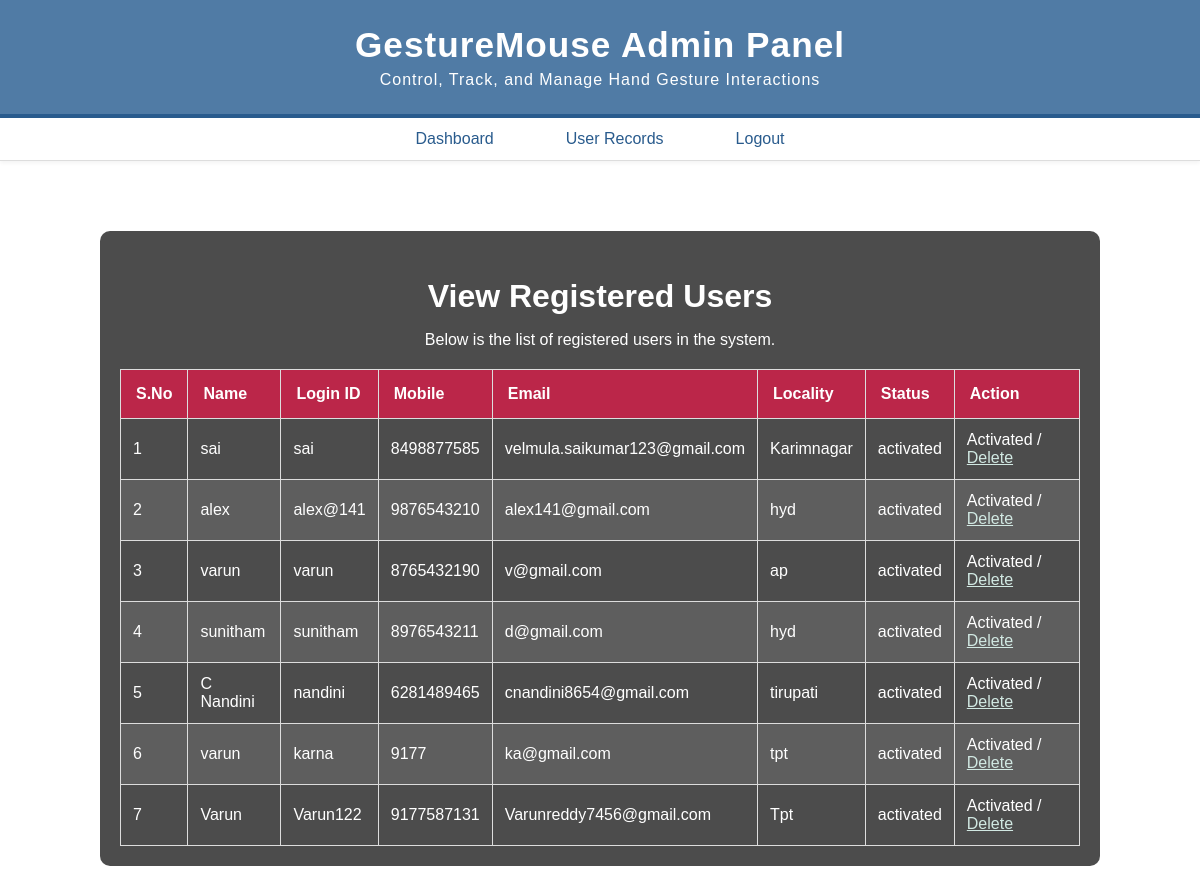
The page /userDetails on the database its author committed.
### users/models.py (models this page shows, shortened)
class UserRegistrationModel(models.Model):
    name = models.CharField(max_length=100)
    loginid = models.CharField(unique=True, max_length=100)
    password = models.CharField(max_length=100)
    mobile = models.CharField(unique=True, max_length=10)  # Adjusted max_length to 10 for mobile numbers
    email = models.EmailField(unique=True, max_length=100)  # Use EmailField for better validation
    locality = models.CharField(max_length=100)
    address = models.TextField(max_length=1000)  # Use TextField for longer addresses
    city = models.CharField(max_length=100)
    state = models.CharField(max_length=100)
    status = models.CharField(max_length=100, default='waiting')
    class Meta:
        db_table = 'user_registrations'

### admins/views.py (the view)
# urls.py: path('userDetails', admins.RegisterUsersView, name='RegisterUsersView'),
def RegisterUsersView(request):
    data = UserRegistrationModel.objects.all()
    return render(request, 'admins/viewregisterusers.html', context={'data': data})

### templates/admins/viewregisterusers.html (shortened to what this page needs)
{% extends 'admins/adminbase.html' %}
{% load static %}
{% block contents %}
<section class="content">
    <div class="container">
        <div class="we-do-details">
            <div class="section-header">
                <h2>View Registered Users</h2>
                <p>Below is the list of registered users in the system.</p>
            </div>
            <table class="table table-bordered">
                <thead>
                    <tr>
                        <th>S.No</th>
                        <th>Name</th>
                        <th>Login ID</th>
                        <th>Mobile</th>
                        <th>Email</th>
                        <th>Locality</th>
                        <th>Status</th>
                        <th>Action</th>
                    </tr>
                </thead>
                <tbody>
                    {% for i in data %}
                    <tr>
                        <td>{{ forloop.counter }}</td>
                        <td>{{ i.name }}</td>
                        <td>{{ i.loginid }}</td>
                        <td>{{ i.mobile }}</td>
                        <td>{{ i.email }}</td>
                        <td>{{ i.locality }}</td>
                        <td>{{ i.status }}</td>
                        <td>
                            {% if i.status == 'waiting' %}
                            <a class="btn-link" href="{% url 'activate_users' %}?uid={{ i.id }}">Activate</a>
                            {% else %}
                            Activated / <a class="btn-link" href="{% url 'delete_users' %}?uid={{ i.id }}">Delete</a>
                            {% endif %}
                        </td>
                    </tr>
                    {% endfor %}
                </tbody>
            </table>
        </div>
    </div>
</section>
{% endblock %}

### templates/admins/adminbase.html (shortened to what this page needs)
{% load static %}
<!DOCTYPE html>
<html lang="en">
<head>
</head>
<body>
<header>
    <h1>GestureMouse Admin Panel <span>Control, Track, and Manage Hand Gesture Interactions</span></h1>
</header>
<nav>
    <ul>
        <li><a href="{% url 'adminhome' %}">Dashboard</a></li>
        <li><a href="userDetails">User Records</a></li>
        <li><a href="{% url 'index' %}">Logout</a></li>
    </ul>
</nav>
<main>
    {% block contents %}
    {% endblock %}
</main>
</body>
</html>

### rows shown on the page
UserRegistrationModel: name "sai", loginid "sai", mobile "8498877585", email "velmula.saikumar123@gmail.com", locality "Karimnagar", status "activated"
UserRegistrationModel: name "alex", loginid "alex@141", mobile "9876543210", email "alex141@gmail.com", locality "hyd", status "activated"
UserRegistrationModel: name "varun", loginid "varun", mobile "8765432190", email "v@gmail.com", locality "ap", status "activated"
UserRegistrationModel: name "sunitham", loginid "sunitham", mobile "8976543211", email "d@gmail.com", locality "hyd", status "activated"
UserRegistrationModel: name "C Nandini", loginid "nandini", mobile "6281489465", email "cnandini8654@gmail.com", locality "tirupati", status "activated"
UserRegistrationModel: name "varun", loginid "karna", mobile "9177", email "ka@gmail.com", locality "tpt", status "activated"
UserRegistrationModel: name "Varun", loginid "Varun122", mobile "9177587131", email "Varunreddy7456@gmail.com", locality "Tpt", status "activated"
